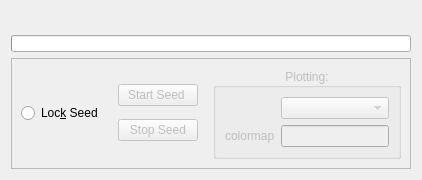
      <widget class="QWidget" name="phase_tabsPage1_2">
       <attribute name="title">
        <string>Cell Cluster</string>
       </attribute>
       <layout class="QVBoxLayout" name="verticalLayout">
        <item>
         <widget class="QWidget" name="mplWindow_seed" native="true">
          <property name="sizePolicy">
           <sizepolicy hsizetype="Expanding" vsizetype="Expanding">
            <horstretch>1</horstretch>
            <verstretch>5</verstretch>
           </sizepolicy>
          </property>
          <layout class="QVBoxLayout" name="mplVLayout_seed"/>
         </widget>
        </item>
        <item>
         <widget class="QProgressBar" name="progressBar_seed">
          <property name="sizePolicy">
           <sizepolicy hsizetype="Expanding" vsizetype="Fixed">
            <horstretch>1</horstretch>
            <verstretch>1</verstretch>
           </sizepolicy>
          </property>
          <property name="font">
           <font>
            <pointsize>5</pointsize>
           </font>
          </property>
          <property name="value">
           <number>0</number>
          </property>
          <property name="textVisible">
           <bool>false</bool>
          </property>
          <property name="invertedAppearance">
           <bool>false</bool>
          </property>
         </widget>
        </item>
        <item>
         <widget class="QFrame" name="frameControls">
          <property name="enabled">
           <bool>true</bool>
          </property>
          <property name="sizePolicy">
           <sizepolicy hsizetype="Preferred" vsizetype="Preferred">
            <horstretch>1</horstretch>
            <verstretch>1</verstretch>
           </sizepolicy>
          </property>
          <property name="frameShape">
           <enum>QFrame::StyledPanel</enum>
          </property>
          <layout class="QGridLayout" name="gridLayout_6">
           <item row="2" column="3">
            <widget class="QGroupBox" name="groupBox_seedPlots">
             <property name="enabled">
              <bool>false</bool>
             </property>
             <property name="sizePolicy">
              <sizepolicy hsizetype="Preferred" vsizetype="Preferred">
               <horstretch>2</horstretch>
               <verstretch>0</verstretch>
              </sizepolicy>
             </property>
             <property name="title">
              <string>Plotting:</string>
             </property>
             <property name="alignment">
              <set>Qt::AlignCenter</set>
             </property>
             <layout class="QGridLayout" name="gridLayout_5">
              <item row="3" column="0">
               <widget class="QLabel" name="label_23">
                <property name="text">
                 <string>colormap</string>
                </property>
               </widget>
              </item>
              <item row="3" column="1">
               <widget class="QLineEdit" name="lineEdit_seedColormap"/>
              </item>
              <item row="0" column="1">
               <widget class="QComboBox" name="comboBox_seedPlots">
                <property name="currentIndex">
                 <number>-1</number>
                </property>
               </widget>
              </item>
             </layout>
            </widget>
           </item>
           <item row="2" column="0">
            <widget class="QRadioButton" name="rb_lockSeed">
             <property name="text">
              <string>Loc&amp;k Seed</string>
             </property>
             <property name="icon">
              <iconset>
               <normaloff>://icon/open_iconic/lock_fill.svg</normaloff>://icon/open_iconic/lock_fill.svg</iconset>
             </property>
             <property name="checked">
              <bool>false</bool>
             </property>
            </widget>
           </item>
           <item row="2" column="1">
            <widget class="QWidget" name="widget_seedControls" native="true">
             <property name="enabled">
              <bool>false</bool>
             </property>
             <layout class="QVBoxLayout" name="verticalLayout_5">
              <item>
               <widget class="QPushButton" name="pushButton_startSeed">
                <property name="enabled">
                 <bool>false</bool>
                </property>
                <property name="sizePolicy">
                 <sizepolicy hsizetype="Minimum" vsizetype="Fixed">
                  <horstretch>1</horstretch>
                  <verstretch>0</verstretch>
                 </sizepolicy>
                </property>
                <property name="text">
                 <string>Start Seed </string>
                </property>
                <property name="icon">
                 <iconset>
                  <normaloff>://icon/open_iconic/play_alt.svg</normaloff>://icon/open_iconic/play_alt.svg</iconset>
                </property>
               </widget>
              </item>
              <item>
               <widget class="QPushButton" name="pushButton_stopSeed">
                <property name="sizePolicy">
                 <sizepolicy hsizetype="Minimum" vsizetype="Fixed">
                  <horstretch>1</horstretch>
                  <verstretch>0</verstretch>
                 </sizepolicy>
                </property>
                <property name="text">
                 <string>Stop Seed</string>
                </property>
                <property name="icon">
                 <iconset>
                  <normaloff>://icon/open_iconic/x_alt.svg</normaloff>://icon/open_iconic/x_alt.svg</iconset>
                </property>
               </widget>
              </item>
             </layout>
            </widget>
           </item>
          </layout>
         </widget>
        </item>
       </layout>
      </widget>
